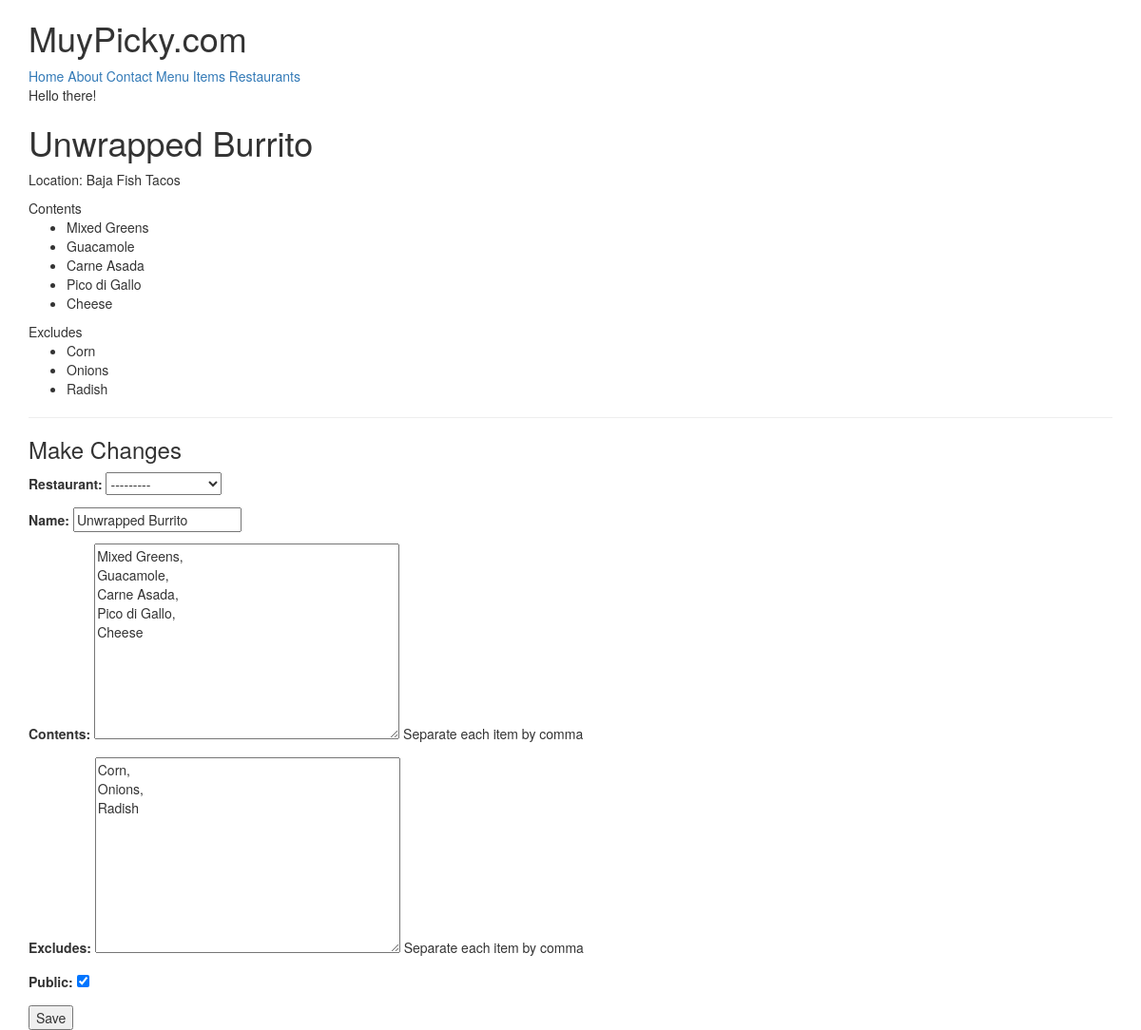
Page /items/1/ (signed in) on the earlier database version.
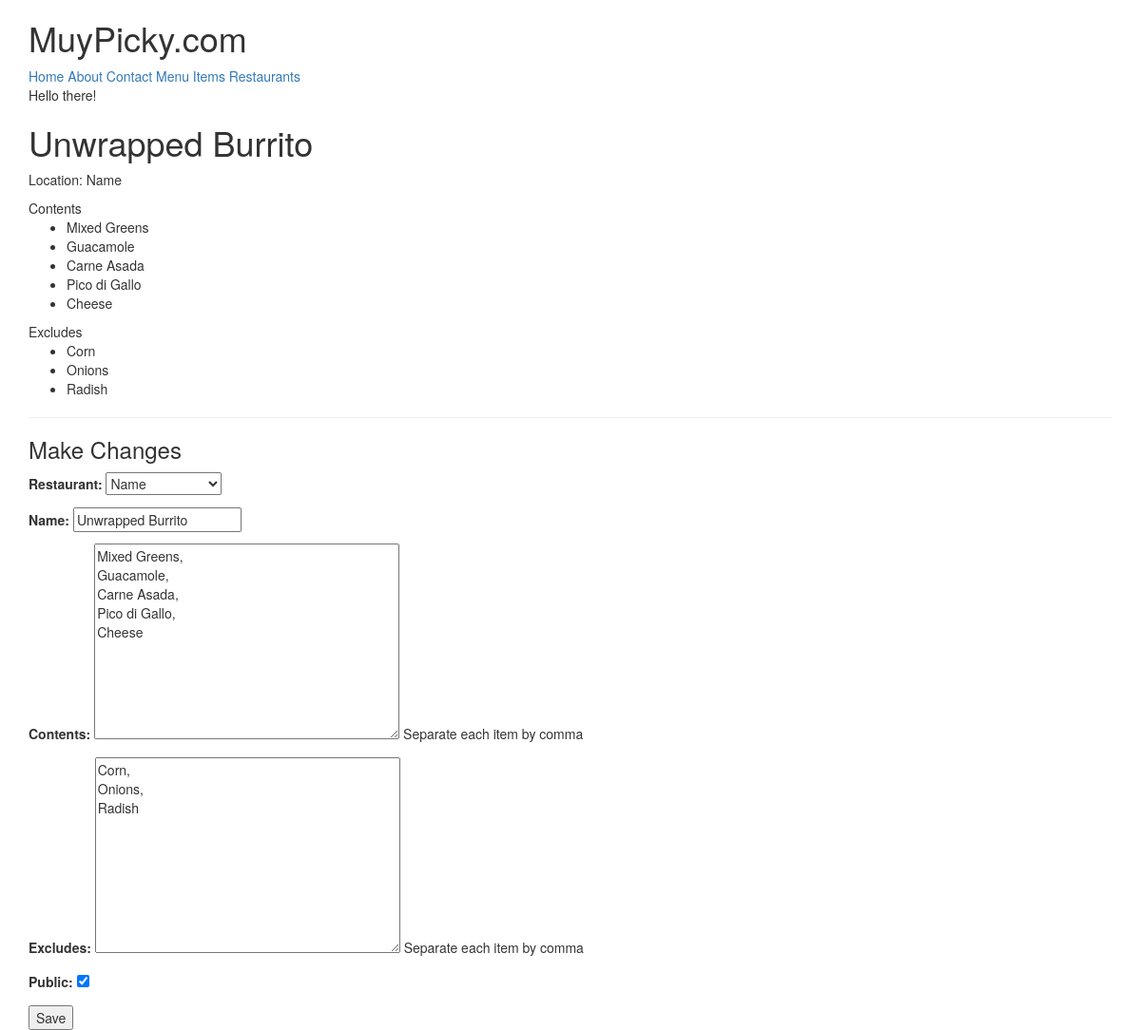
Same page on the later database version.
### menus/models.py (models this page shows, shortened)
class Item(models.Model):
    user        = models.ForeignKey(settings.AUTH_USER_MODEL)
    restaurant  = models.ForeignKey(RestaurantLocation)
    name        = models.CharField(max_length=120)
    contents    = models.TextField(help_text='Separate each item by comma')
    excludes    = models.TextField(blank=True, null=True, help_text='Separate each item by comma')
    public      = models.BooleanField(default=True)
    timestamp   = models.DateTimeField(auto_now_add=True)
    updated     = models.DateTimeField(auto_now=True)
    class Meta:
        ordering = ['-updated', '-timestamp']
    def get_contents(self):
        return self.contents.split(",")
    def get_excludes(self):
        return self.excludes.split(",")

### restaurants/models.py (models this page shows, shortened)
class RestaurantLocation(models.Model):
    owner       = models.ForeignKey(User) # Django Models Unleashed JOINCFE.com
    name        = models.CharField(max_length=120)
    location    = models.CharField(max_length=120, null=True, blank=True)
    category    = models.CharField(max_length=120, null=True, blank=True, validators=[validate_category])
    timestamp   = models.DateTimeField(auto_now_add=True)
    updated     = models.DateTimeField(auto_now=True)
    slug        = models.SlugField(null=True, blank=True)
    def __str__(self):
        return self.name

### menus/views.py (the view)
# urls.py: url(r'^(?P<pk>\d+)/$', ItemUpdateView.as_view(), name='detail'),
class ItemUpdateView(UpdateView,LoginRequiredMixin):
    template_name = 'menus/detail-update.html'
    form_class = ItemForm
    def get_queryset(self):
        return Item.objects.filter(user=self.request.user)
    def get_form_kwargs(self):
        kwargs = super(ItemUpdateView,self).get_form_kwargs()
        kwargs['user'] = self.request.user
        return kwargs
    def get_context_data(self, *args, **kwargs):
        context = super(ItemUpdateView, self).get_context_data(*args, **kwargs)
        context['title'] = 'Update Item'
        return context

### menus/forms.py
class ItemForm(forms.ModelForm):
    class Meta:
        model = Item
        fields = [
            'restaurant',
            'name',
            'contents',
            'excludes',
            'public',
        ]
    def __init__(self, user=None, *args, **kwargs):
        print(user)
        super(ItemForm, self).__init__(*args,**kwargs)
        self.fields['restaurant'].queryset = RestaurantLocation.objects.filter(owner=user) #.exclude(item__isnull=False) - This exclude is used to remove restaurants which are already used as relation !

### menus/templates/menus/detail-update.html (shortened to what this page needs)
{% extends "base.html" %}
{% block content %}
<h1>{{ form.instance.name }}</h1>
<p>Location: {{ form.instance.restaurant.name }}</p>
{% if form.instance.contents %}
Contents
<ul>
    {% for item in form.instance.get_contents %}
    <li>{{ item }}</li>
    {% endfor %}
</ul>
{% endif %}
{% if form.instance.excludes %}
Excludes
<ul>
    {% for item in form.instance.get_excludes %}
    <li>{{ item }}</li>
    {% endfor %}
</ul>
{% endif %}
<hr/>
<h3>Make Changes</h3>
{% include 'snippets/form-snippet.html' with form=form %}
{% endblock %}

### templates/snippets/form-snippet.html (shortened to what this page needs)
<form method="POST"> {% csrf_token %}
    {{ form.as_p }}
    <button type="submit">Save</button>
</form>

Differences in the rows shown:
changed Item "Unwrapped Burrito": instance.restaurant.name "Baja Fish Tacos" → "Name"; restaurant "---------" → "Name"
